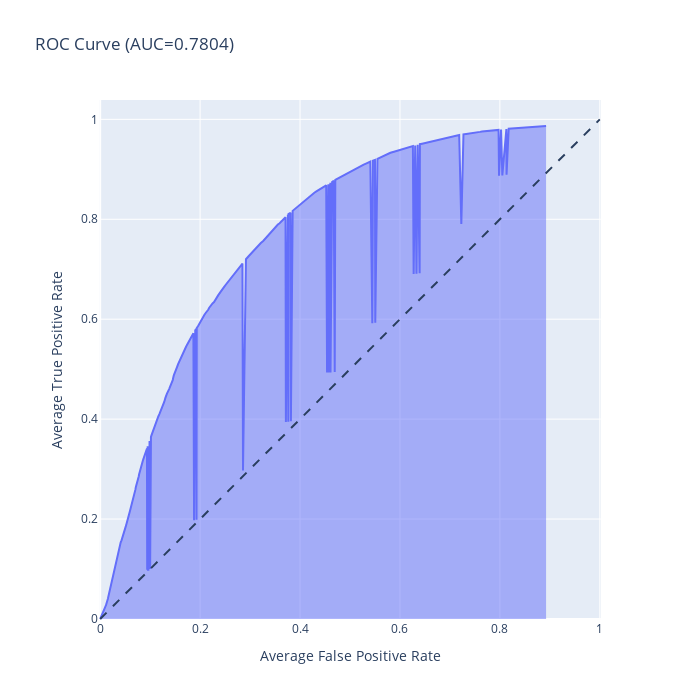

The notebook cell this image was saved under:
### Markdown cell above
##### Average AUC-ROC Curve of all folds

### Code cell
# Calculate the (1) average false positive rate, (2) average true positive rate

# Get the maximum length of the arrays in the list
max_length_fpr = max(len(a) for a in fpr_values)
max_length_tpr = max(len(a) for a in tpr_values)

# Pad each array in the list with zeros so that they have the same length
padded_fpr = np.array([np.pad(a, (0, max_length_fpr - len(a)), mode='constant') for a in fpr_values])
padded_tpr = np.array([np.pad(a, (0, max_length_tpr - len(a)), mode='constant') for a in tpr_values])

weights = [len(test_index) / len(y) for _, test_index in skf.split(X,y)]
avg_auc_roc = np.average(auc_roc_scores, weights=weights, axis=0)
avg_fpr_value = np.average(padded_fpr, weights=weights, axis=0)
avg_tpr_value = np.average(padded_tpr, weights=weights, axis=0)

# Plot AUC using area chart
fig = px.area(
    x = avg_fpr_value, y = avg_tpr_value,
    title = f'ROC Curve (AUC={avg_auc_roc:.4f})',
    labels = dict(x = 'Average False Positive Rate', y = 'Average True Positive Rate'),
    width = 700, height = 700
)

# This part adds formatting & plots the dashed line at AUC=0.5 
fig.add_shape(type='line', line=dict(dash='dash'), x0=0, x1=1, y0=0, y1=1)
fig.update_yaxes(scaleanchor="x", scaleratio=1)
fig.update_xaxes(constrain='domain')

fig.show()

### Figure 1 — Plotly figure (JSON) as saved in the notebook; plotly's stock layout.template omitted (floating-point values rounded to 4 significant figures; data arrays with more than 128 entries replaced by an {"elided": "..."} marker saying what was removed)
{"data": [{"fillpattern": {"shape": ""}, "hovertemplate": "Average False Positive Rate=%{x}<br>Average True Positive Rate=%{y}<extra></extra>", "legendgroup": "", "line": {"color": "#636efa"}, "marker": {"symbol": "circle"}, "mode": "lines", "name": "", "orientation": "v", "showlegend": false, "stackgroup": "1", "type": "scatter", "x": {"elided": "362 float values"}, "xaxis": "x", "y": {"elided": "362 float values"}, "yaxis": "y"}], "layout": {"height": 700, "legend": {"tracegroupgap": 0}, "shapes": [{"line": {"dash": "dash"}, "type": "line", "x0": 0, "x1": 1, "y0": 0, "y1": 1}], "title": {"text": "ROC Curve (AUC=0.7804)"}, "width": 700, "xaxis": {"anchor": "y", "constrain": "domain", "domain": [0, 1], "title": {"text": "Average False Positive Rate"}}, "yaxis": {"anchor": "x", "domain": [0, 1], "scaleanchor": "x", "scaleratio": 1, "title": {"text": "Average True Positive Rate"}}}}
